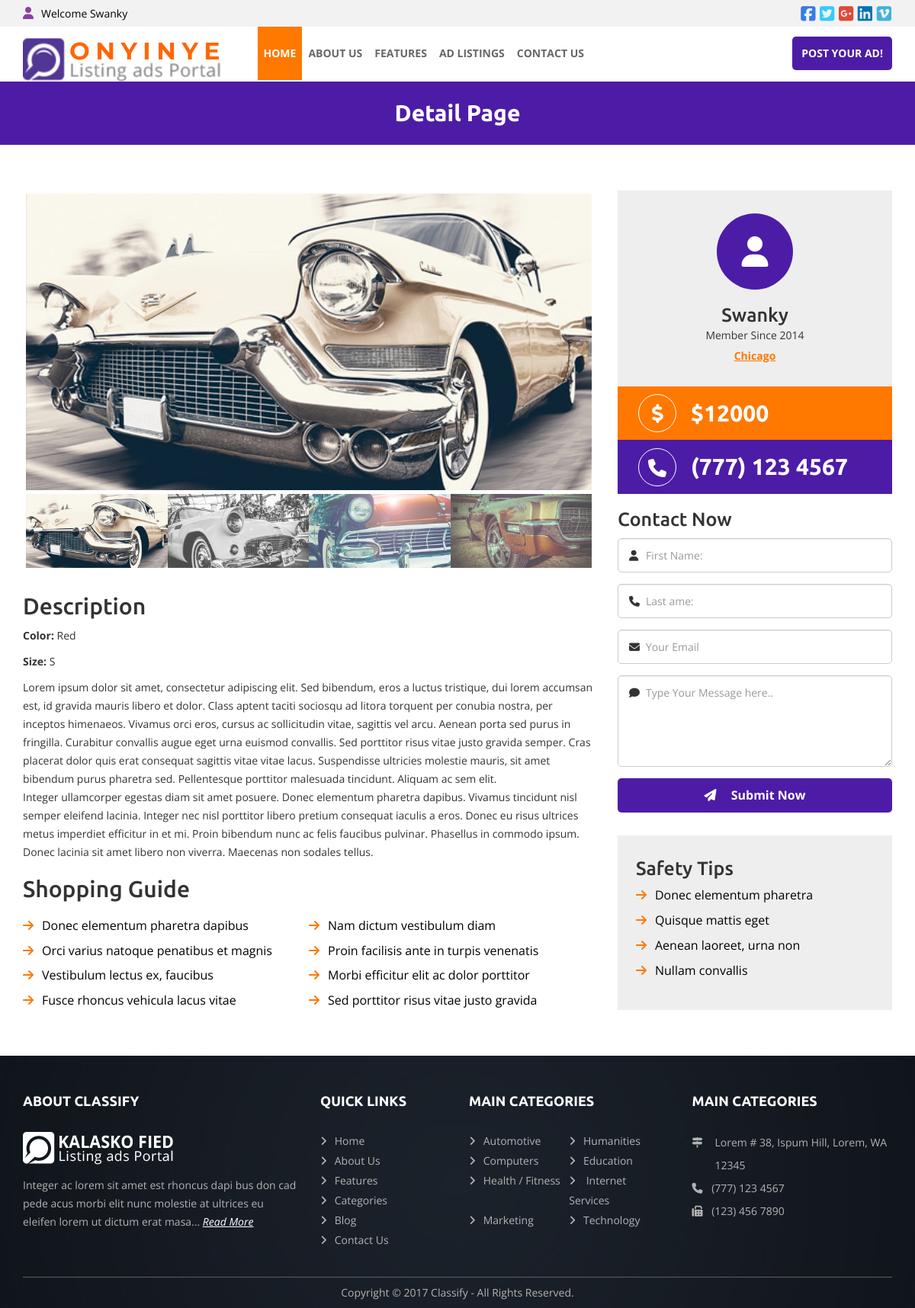
Page /detail-page.php?id=2 on the committed database.
### tables this page shows
CREATE TABLE `products` (
  `id` int(11) NOT NULL,
  `product` text NOT NULL,
  `price` text NOT NULL,
  `location` text NOT NULL,
  `seller` text NOT NULL,
  `description` text NOT NULL,
  `color` text NOT NULL,
  `size` text NOT NULL,
  `img1` text NOT NULL,
  `img2` text NOT NULL,
  `img3` text NOT NULL,
  `img4` text NOT NULL,
  `status` text NOT NULL,
  `date` datetime NOT NULL
);

### detail-page.php (the view, shortened to what this page needs)
<?php
include "auth.php";
$id=$_GET['id'];
$query=mysqli_query($link, "SELECT * from products where id = '$id'");
$fetch=mysqli_fetch_array($query);
?>
<!DOCTYPE html>
<html lang="en">
<?php include "head.php"; ?>
<body>
<?php include "topbar.php"; ?>
<?php include "header.php"; ?>
<div class="inner-heading">
  <div class="container">
    <h1>Detail Page</h1>
  </div>
</div>
<div class="inner-wrap about">
  <div class="container">
    <div class="row">
      <div class="col-md-8">
        <div id="main" role="main">
          <div class="slider">
            <div class="flexslider innerslider">
              <ul class="slides">
                <li data-thumb="product_images/<?php echo $fetch['img1']; ?>"> <img src="product_images/<?php echo $fetch['img1']; ?>" alt=""/> </li>
              </ul>
            </div>
          </div>
        </div>
        <h2>Description</h2>
        <p><b>Color:</b> <?php echo $fetch['color']; ?></p>
        <p><b>Size:</b> <?php echo $fetch['size']; ?></p>
        <p> <?php echo $fetch['description']; ?> </p>
        <h2>Shopping Guide</h2>
        <ul class="featureLinks">
          <li>Donec elementum pharetra dapibus</li>
          <li>Nam dictum vestibulum diam</li>
          <li>Orci varius natoque penatibus et magnis</li>
          <li>Proin facilisis ante in turpis venenatis</li>
          <li>Vestibulum lectus ex, faucibus</li>
          <li>Morbi efficitur elit ac dolor porttitor</li>
          <li>Fusce rhoncus vehicula lacus vitae</li>
          <li>Sed porttitor risus vitae justo gravida</li>
        </ul>
      </div>
      <div class="col-md-4">
        <div class="sidebarWrp">
          <div class="userinfo">
            <div class="icon"><i class="fa fa-user" aria-hidden="true"></i></div>
            <h3><?php echo ucfirst($fetch['seller']); ?></h3>
            <p>Member Since 2014</p>
            <div class="readmore"><a href="#"><?php echo $fetch['location']; ?></a></div>
          </div>
          <div class="innerprice">$<?php echo $fetch['price']; ?></div>
          <div class="phone">(777) 123 4567</div>
          <form>
            <div class="contactWrp">
              <h3>Contact Now</h3>
              <div class="input-wrap">
                <input type="text" name="name" placeholder="First Name:" class="form-control">
                <div class="form-icon"><i class="fa fa-user" aria-hidden="true"></i></div>
              </div>
              <div class="input-wrap">
                <input type="text" name="name" placeholder="Last ame:" class="form-control">
                <div class="form-icon"><i class="fa fa-phone" aria-hidden="true"></i></div>
              </div>
              <div class="input-wrap">
                <input type="text" name="email" placeholder="Your Email" class="form-control">
                <div class="form-icon"><i class="fa fa-envelope" aria-hidden="true"></i></div>
              </div>
              <div class="input-wrap">
                <textarea class="form-control" placeholder="Type Your Message here.."></textarea>
                <div class="form-icon"><i class="fa fa-comment" aria-hidden="true"></i></div>
              </div>
              <div class="contact-btn">
                <button class="sub" type="submit" value="submit" name="submitted"> <i class="fa fa-paper-plane" aria-hidden="true"></i> Submit Now</button>
              </div>
            </div>
          </form>
          <div class="safety-tips">
            <h3>Safety Tips</h3>
            <ul class="featureLinks">
              <li>Donec elementum pharetra</li>
              <li>Quisque mattis eget </li>
              <li>Aenean laoreet, urna non</li>
              <li>Nullam convallis</li>
            </ul>
          </div>
        </div>
      </div>
    </div>
  </div>
</div>
<div class="footer-wrap">
  <div class="container">
    <div class="row">
      <div class="col-md-4 col-sm-6">
        <h3>ABOUT Classify</h3>
        <div class="footer-logo"><img src="images/footer-logo.png" alt=""></div>
        <p>Integer ac lorem sit amet est rhoncus dapi bus don cad pede acus morbi elit nunc molestie at ultrices eu eleifen lorem ut dictum erat masa... <a href="#">Read More</a></p>
      </div>
      <div class="col-md-2 col-sm-6">
        <h3>Quick  LInks</h3>
        <ul class="footer-links">
          <li><a href="#">Home</a></li>
          <li><a href="#">About Us</a></li>
          <li><a href="#">Features</a></li>
          <li><a href="#">Categories</a></li>
          <li><a href="#">Blog</a></li>
          <li><a href="#">Contact Us</a></li>
        </ul>
      </div>
      <div class="col-md-3 col-sm-6">
        <h3>MAIN CATEGORIES</h3>
        <ul class="footer-category">
          <li><a href="#">Automotive</a></li>
          <li><a href="#">Humanities</a></li>
          <li><a href="#">Computers</a></li>
          <li><a href="#">Education</a></li>
          <li><a href="#">Health / Fitness</a></li>
          <li><a href="#"> Internet Services</a></li>
          <li><a href="#">Marketing</a></li>
          <li><a href="#">Technology</a></li>
        </ul>
        <div class="clearfix"></div>
      </div>
      <div class="col-md-3 col-sm-6">
        <h3>MAIN CATEGORIES</h3>
        <div class="address">Lorem # 38, Ispum Hill, Lorem, WA 12345 </div>
        <div class="info"><i class="fa fa-phone" aria-hidden="true"></i> <a href="#">(777) 123 4567</a></div>
        <div class="info"><i class="fa fa-fax" aria-hidden="true"></i> <a href="#">(123) 456 7890</a></div>
      </div>
    </div>
    <div class="copyright">Copyright © 2017 Classify - All Rights Reserved.</div>
  </div>
</div>
</body>
</html>

### css/style.css (style rules this page uses)
* { margin:0; padding:0; }
body { font-family: 'Open Sans', sans-serif; }
img { max-width:100%; }
a { -webkit-transition: all .3s ease; -moz-transition: all .3s ease; transition: all .3s ease; }
ul, ol { list-style:none; }
h1, h2, h3, h4, h5, h6 { font-family: 'Ubuntu', sans-serif; }
p { font-size:14px; line-height:24px; color:#333; }
h1 { font-size: 45px; }
h2, .h2 { font-size: 30px; }
h3 { font-size: 25px; }
.icon { width:100px; height:100px; -webkit-border-radius:100px; -moz-border-radius:100px; border-radius:100px; background-color:#4d1ca7; text-align:center; display:inline-block; color:#fff; font-size:40px; line-height:100px; margin-top: -50px; }
.footer-wrap { background:url(../images/footer-bg.jpg) no-repeat top; padding-top:30px; background-size:cover; }
.footer-wrap h3 { color:#fff; font-size:18px; font-weight:bold; text-transform:uppercase; margin-bottom:30px; }
.footer-wrap p { font-size:14px; line-height:24px; color:#b3b3b3; margin-top:15px; }
.footer-wrap p a { color:#fff; text-decoration:underline; font-style:italic; }
.footer-links { list-style:none; }
.footer-links li a { font-size:14px; line-height:26px; color:#b3b3b3; text-decoration:none; }
.footer-links li:before { content: "\f105"; font-family: 'FontAwesome'; padding-right:10px; color:#b3b3b3; }
.footer-category { list-style:none; }
.footer-category li { float:left; width:50%; }
.footer-category li a { font-size:14px; line-height:26px; color:#b3b3b3; text-decoration:none; }
.footer-category li:before { content: "\f105"; font-family: 'FontAwesome'; padding-right:10px; color:#b3b3b3; }
.address { font-size:14px; color:#b3b3b3; font-size:14px; position:relative; padding-left:30px; line-height:30px; }
.address:before { content: "\f277"; font-family: 'FontAwesome'; position:absolute; top:0; left:0; }
.info a { font-size:14px; color:#b3b3b3; font-size:14px; line-height:30px; font-weight:normal; }
.info i { padding-right:8px; color:#b3b3b3; }
.copyright { border-top:1px solid #5f5f5f; font-size:14px; color:#b3b3b3; margin-top:25px; padding-top:10px; text-align:center; padding-bottom:10px }
.inner-heading { padding:25px 0; background:#4d1ca7; }
.inner-heading h1 { font-size:30px; color:#fff; font-weight:bold; text-align:center; margin:0; }
.inner-wrap { padding:60px 0; }
.input-wrap .form-control { height:45px; padding: 6px 36px; border-radius:5px; }
.input-wrap { margin-bottom:15px; position:relative; }
.form-icon { position:absolute; top:13px; left:15px; }
.input-wrap textarea.form-control { height:120px; padding: 12px 36px; }
.contact-btn .sub { width:100%; height:45px; border-radius:5px; background: #4d1ca7; color:#fff; font-size:16px; border:none; font-weight:bold; }
.contact-btn .sub i { padding-right:15px; }
.innerslider { margin-bottom:30px !important; }
.featureLinks li { float:left; width:50%; font-size:16px; color:#000; margin-top:10px; position:relative; padding-left:25px; }
.featureLinks li:before { content: "\f061"; font-family: 'FontAwesome'; position:absolute; top:0; left:0; color:#ff7800; }
.sidebarWrp .innerprice { position:static; background:#ff7800; padding:14px 0; font-size:30px; position:relative; padding-left:96px; color:#fff; font-family: 'Ubuntu', sans-serif; font-weight:bold; }
.sidebarWrp .innerprice:before { content: "\f155"; font-family: 'FontAwesome'; position:absolute; top: 50%; left: 27px; border: 1px solid #fff; width: 50px; height: 50px; border-radius: 100%; text-align: center; line-height: 50px; color: #fff; font-size: 24px; margin-top: -25px; }
.phone { background:#4d1ca7; padding:14px 0; font-size:30px; position:relative; padding-left:96px; color:#fff; font-weight:bold; font-family: 'Ubuntu', sans-serif; }
.sidebarWrp .phone:before { content: "\f095"; font-family: 'FontAwesome'; position:absolute; top: 50%; left: 27px; border: 1px solid #fff; width: 50px; height: 50px; border-radius: 100%; text-align: center; line-height: 50px; color: #fff; font-size: 24px; margin-top: -25px; }
.userinfo { background:#eee; padding:30px 0px; text-align:center; }
.userinfo h3 { margin-bottom:0; }
.userinfo p { margin-bottom:5px; }
.readmore a { display:inline-block; font-size:14px; text-decoration:underline; color:#ff7800; font-weight:bold; }
.userinfo .icon { margin-top:0; }
.safety-tips { background:#eee; padding:30px 24px; margin-top:30px; }
.safety-tips .featureLinks li { float:none; width:auto; }
.safety-tips h3 { margin-top:0; }
@media screen and (max-width: 1200px) { .contactWrp { min-height: 275px; } }

### rows in the picture
products: img1 (picture), color "Red", size "S", description "Lorem ipsum dolor sit amet, consectetur adipiscing elit. Sed bibendum, eros a luctus tristique, dui lorem accumsan est, id gravida mauris libero et dolor. Class aptent taciti sociosqu ad litora torquent per conubia nostra, per inceptos himenaeos. Vivamus orci eros, cursus ac sollicitudin vitae, sagittis vel arcu. Aenean porta sed purus in fringilla. Curabitur convallis augue eget urna euismod convallis. Sed porttitor risus vitae justo gravida semper. Cras placerat dolor quis erat consequat sagittis vitae vitae lacus. Suspendisse ultricies molestie mauris, sit amet bibendum purus pharetra sed. Pellentesque porttitor malesuada tincidunt. Aliquam ac sem elit. Integer ullamcorper egestas diam…", seller "Swanky", location "Chicago", price "12000"
